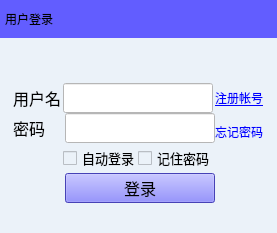
<?xml version="1.0" encoding="UTF-8"?>
<ui version="4.0">
 <class>LoginDialog</class>
 <widget class="QWidget" name="LoginDialog">
  <property name="geometry">
   <rect>
    <x>0</x>
    <y>0</y>
    <width>300</width>
    <height>250</height>
   </rect>
  </property>
  <property name="sizePolicy">
   <sizepolicy hsizetype="Fixed" vsizetype="Fixed">
    <horstretch>0</horstretch>
    <verstretch>0</verstretch>
   </sizepolicy>
  </property>
  <property name="minimumSize">
   <size>
    <width>300</width>
    <height>250</height>
   </size>
  </property>
  <property name="maximumSize">
   <size>
    <width>300</width>
    <height>258</height>
   </size>
  </property>
  <property name="mouseTracking">
   <bool>true</bool>
  </property>
  <property name="windowTitle">
   <string>Form</string>
  </property>
  <property name="styleSheet">
   <string notr="true">background-color: rgb(235, 242, 249);</string>
  </property>
  <layout class="QGridLayout" name="gridLayout">
   <property name="sizeConstraint">
    <enum>QLayout::SetFixedSize</enum>
   </property>
   <property name="leftMargin">
    <number>0</number>
   </property>
   <property name="topMargin">
    <number>0</number>
   </property>
   <property name="rightMargin">
    <number>0</number>
   </property>
   <property name="bottomMargin">
    <number>0</number>
   </property>
   <property name="spacing">
    <number>0</number>
   </property>
   <item row="2" column="0">
    <spacer name="horizontalSpacer_2">
     <property name="orientation">
      <enum>Qt::Horizontal</enum>
     </property>
     <property name="sizeType">
      <enum>QSizePolicy::Fixed</enum>
     </property>
     <property name="sizeHint" stdset="0">
      <size>
       <width>13</width>
       <height>20</height>
      </size>
     </property>
    </spacer>
   </item>
   <item row="3" column="2">
    <spacer name="horizontalSpacer_3">
     <property name="orientation">
      <enum>Qt::Horizontal</enum>
     </property>
     <property name="sizeType">
      <enum>QSizePolicy::Fixed</enum>
     </property>
     <property name="sizeHint" stdset="0">
      <size>
       <width>53</width>
       <height>20</height>
      </size>
     </property>
    </spacer>
   </item>
   <item row="2" column="1" rowspan="2">
    <layout class="QVBoxLayout" name="verticalLayout">
     <item>
      <layout class="QHBoxLayout" name="horizontalLayout_5">
       <item>
        <widget class="QLabel" name="label_2">
         <property name="minimumSize">
          <size>
           <width>50</width>
           <height>30</height>
          </size>
         </property>
         <property name="maximumSize">
          <size>
           <width>50</width>
           <height>30</height>
          </size>
         </property>
         <property name="font">
          <font>
           <family>华文行楷</family>
           <pointsize>12</pointsize>
          </font>
         </property>
         <property name="mouseTracking">
          <bool>true</bool>
         </property>
         <property name="text">
          <string>用户名</string>
         </property>
         <property name="buddy">
          <cstring>username</cstring>
         </property>
        </widget>
       </item>
       <item>
        <widget class="QLineEdit" name="username">
         <property name="enabled">
          <bool>true</bool>
         </property>
         <property name="minimumSize">
          <size>
           <width>150</width>
           <height>30</height>
          </size>
         </property>
         <property name="maximumSize">
          <size>
           <width>150</width>
           <height>30</height>
          </size>
         </property>
         <property name="font">
          <font>
           <family>Romantic</family>
           <pointsize>12</pointsize>
           <weight>75</weight>
           <bold>true</bold>
          </font>
         </property>
         <property name="focusPolicy">
          <enum>Qt::StrongFocus</enum>
         </property>
         <property name="styleSheet">
          <string notr="true">background-color: rgb(255, 255, 255);</string>
         </property>
        </widget>
       </item>
      </layout>
     </item>
     <item>
      <layout class="QHBoxLayout" name="horizontalLayout_6">
       <property name="spacing">
        <number>0</number>
       </property>
       <item>
        <widget class="QLabel" name="label_3">
         <property name="minimumSize">
          <size>
           <width>50</width>
           <height>30</height>
          </size>
         </property>
         <property name="font">
          <font>
           <family>华文行楷</family>
           <pointsize>12</pointsize>
          </font>
         </property>
         <property name="mouseTracking">
          <bool>true</bool>
         </property>
         <property name="text">
          <string>密码</string>
         </property>
         <property name="buddy">
          <cstring>password</cstring>
         </property>
        </widget>
       </item>
       <item>
        <widget class="QLineEdit" name="password">
         <property name="minimumSize">
          <size>
           <width>150</width>
           <height>30</height>
          </size>
         </property>
         <property name="maximumSize">
          <size>
           <width>150</width>
           <height>30</height>
          </size>
         </property>
         <property name="styleSheet">
          <string notr="true">background-color: rgb(255, 255, 255);</string>
         </property>
         <property name="inputMethodHints">
          <set>Qt::ImhHiddenText|Qt::ImhNoAutoUppercase|Qt::ImhNoPredictiveText|Qt::ImhSensitiveData</set>
         </property>
         <property name="inputMask">
          <string/>
         </property>
         <property name="echoMode">
          <enum>QLineEdit::Password</enum>
         </property>
        </widget>
       </item>
      </layout>
     </item>
     <item>
      <layout class="QHBoxLayout" name="horizontalLayout_7">
       <property name="spacing">
        <number>0</number>
       </property>
       <item>
        <spacer name="horizontalSpacer_4">
         <property name="orientation">
          <enum>Qt::Horizontal</enum>
         </property>
         <property name="sizeHint" stdset="0">
          <size>
           <width>50</width>
           <height>30</height>
          </size>
         </property>
        </spacer>
       </item>
       <item>
        <layout class="QHBoxLayout" name="horizontalLayout_4">
         <property name="spacing">
          <number>0</number>
         </property>
         <item>
          <widget class="QCheckBox" name="autologin">
           <property name="minimumSize">
            <size>
             <width>75</width>
             <height>30</height>
            </size>
           </property>
           <property name="maximumSize">
            <size>
             <width>75</width>
             <height>30</height>
            </size>
           </property>
           <property name="font">
            <font>
             <family>华文行楷</family>
             <pointsize>10</pointsize>
            </font>
           </property>
           <property name="text">
            <string>自动登录</string>
           </property>
          </widget>
         </item>
         <item>
          <widget class="QCheckBox" name="rempsw">
           <property name="minimumSize">
            <size>
             <width>75</width>
             <height>30</height>
            </size>
           </property>
           <property name="font">
            <font>
             <family>华文行楷</family>
             <pointsize>10</pointsize>
            </font>
           </property>
           <property name="text">
            <string>记住密码</string>
           </property>
          </widget>
         </item>
        </layout>
       </item>
      </layout>
     </item>
     <item>
      <layout class="QHBoxLayout" name="horizontalLayout_8">
       <property name="spacing">
        <number>0</number>
       </property>
       <item>
        <spacer name="horizontalSpacer_5">
         <property name="orientation">
          <enum>Qt::Horizontal</enum>
         </property>
         <property name="sizeHint" stdset="0">
          <size>
           <width>50</width>
           <height>20</height>
          </size>
         </property>
        </spacer>
       </item>
       <item>
        <widget class="QPushButton" name="loginBtn">
         <property name="enabled">
          <bool>true</bool>
         </property>
         <property name="sizePolicy">
          <sizepolicy hsizetype="Fixed" vsizetype="Fixed">
           <horstretch>0</horstretch>
           <verstretch>0</verstretch>
          </sizepolicy>
         </property>
         <property name="minimumSize">
          <size>
           <width>150</width>
           <height>30</height>
          </size>
         </property>
         <property name="maximumSize">
          <size>
           <width>150</width>
           <height>30</height>
          </size>
         </property>
         <property name="font">
          <font>
           <family>华文行楷</family>
           <pointsize>12</pointsize>
          </font>
         </property>
         <property name="mouseTracking">
          <bool>true</bool>
         </property>
         <property name="styleSheet">
          <string notr="true">QPushButton{
	
	background-color: rgb(98, 93, 255);
}

QPushButton:hover{
	
	background-color: rgb(50, 23, 255,100);
}</string>
         </property>
         <property name="text">
          <string>登录</string>
         </property>
        </widget>
       </item>
      </layout>
     </item>
    </layout>
   </item>
   <item row="1" column="1">
    <spacer name="verticalSpacer_2">
     <property name="orientation">
      <enum>Qt::Vertical</enum>
     </property>
     <property name="sizeType">
      <enum>QSizePolicy::Fixed</enum>
     </property>
     <property name="sizeHint" stdset="0">
      <size>
       <width>13</width>
       <height>45</height>
      </size>
     </property>
    </spacer>
   </item>
   <item row="4" column="1">
    <spacer name="verticalSpacer">
     <property name="orientation">
      <enum>Qt::Vertical</enum>
     </property>
     <property name="sizeType">
      <enum>QSizePolicy::Fixed</enum>
     </property>
     <property name="sizeHint" stdset="0">
      <size>
       <width>20</width>
       <height>30</height>
      </size>
     </property>
    </spacer>
   </item>
   <item row="0" column="0" colspan="4">
    <widget class="QWidget" name="widget" native="true">
     <property name="sizePolicy">
      <sizepolicy hsizetype="Preferred" vsizetype="Fixed">
       <horstretch>0</horstretch>
       <verstretch>0</verstretch>
      </sizepolicy>
     </property>
     <property name="mouseTracking">
      <bool>true</bool>
     </property>
     <property name="styleSheet">
      <string notr="true">background-color: rgb(98, 93, 255);</string>
     </property>
     <layout class="QHBoxLayout" name="horizontalLayout_3">
      <property name="spacing">
       <number>0</number>
      </property>
      <property name="leftMargin">
       <number>5</number>
      </property>
      <property name="topMargin">
       <number>0</number>
      </property>
      <property name="rightMargin">
       <number>0</number>
      </property>
      <property name="bottomMargin">
       <number>0</number>
      </property>
      <item>
       <layout class="QHBoxLayout" name="horizontalLayout_2">
        <property name="spacing">
         <number>0</number>
        </property>
        <item>
         <widget class="QLabel" name="logintitle">
          <property name="mouseTracking">
           <bool>true</bool>
          </property>
          <property name="styleSheet">
           <string notr="true">font: 12pt &quot;华文行楷&quot;;</string>
          </property>
          <property name="text">
           <string>用户登录</string>
          </property>
         </widget>
        </item>
        <item>
         <layout class="QHBoxLayout" name="horizontalLayout">
          <property name="spacing">
           <number>0</number>
          </property>
          <item>
           <spacer name="horizontalSpacer">
            <property name="orientation">
             <enum>Qt::Horizontal</enum>
            </property>
            <property name="sizeHint" stdset="0">
             <size>
              <width>40</width>
              <height>38</height>
             </size>
            </property>
           </spacer>
          </item>
          <item>
           <widget class="QToolButton" name="toolButton">
            <property name="minimumSize">
             <size>
              <width>38</width>
              <height>38</height>
             </size>
            </property>
            <property name="maximumSize">
             <size>
              <width>38</width>
              <height>38</height>
             </size>
            </property>
            <property name="mouseTracking">
             <bool>true</bool>
            </property>
            <property name="toolTip">
             <string>&lt;html&gt;&lt;head/&gt;&lt;body&gt;&lt;p&gt;关闭&lt;/p&gt;&lt;/body&gt;&lt;/html&gt;</string>
            </property>
            <property name="styleSheet">
             <string notr="true">QToolButton{
	
	border-image: url(:/searchwindow/searchwindow/close_normal.png);
}

QToolButton:hover{
	
	border-image: url(:/searchwindow/searchwindow/close_hover.png);
}</string>
            </property>
            <property name="text">
             <string/>
            </property>
            <property name="autoRaise">
             <bool>true</bool>
            </property>
           </widget>
          </item>
         </layout>
        </item>
       </layout>
      </item>
     </layout>
    </widget>
   </item>
   <item row="2" column="3">
    <spacer name="horizontalSpacer_6">
     <property name="orientation">
      <enum>Qt::Horizontal</enum>
     </property>
     <property name="sizeHint" stdset="0">
      <size>
       <width>9</width>
       <height>20</height>
      </size>
     </property>
    </spacer>
   </item>
   <item row="2" column="2">
    <layout class="QVBoxLayout" name="verticalLayout_2">
     <property name="spacing">
      <number>15</number>
     </property>
     <property name="topMargin">
      <number>5</number>
     </property>
     <item>
      <widget class="QLabel" name="registerBtn">
       <property name="minimumSize">
        <size>
         <width>51</width>
         <height>20</height>
        </size>
       </property>
       <property name="maximumSize">
        <size>
         <width>51</width>
         <height>20</height>
        </size>
       </property>
       <property name="mouseTracking">
        <bool>true</bool>
       </property>
       <property name="styleSheet">
        <string notr="true"/>
       </property>
       <property name="text">
        <string>&lt;a href = http://www.shanbay.com/accounts/register&gt;注册帐号&lt;/a&gt;</string>
       </property>
       <property name="openExternalLinks">
        <bool>true</bool>
       </property>
       <property name="textInteractionFlags">
        <set>Qt::LinksAccessibleByMouse|Qt::TextSelectableByMouse</set>
       </property>
      </widget>
     </item>
     <item>
      <widget class="QLabel" name="findSecretBtn">
       <property name="minimumSize">
        <size>
         <width>51</width>
         <height>16</height>
        </size>
       </property>
       <property name="maximumSize">
        <size>
         <width>51</width>
         <height>16</height>
        </size>
       </property>
       <property name="mouseTracking">
        <bool>true</bool>
       </property>
       <property name="focusPolicy">
        <enum>Qt::NoFocus</enum>
       </property>
       <property name="acceptDrops">
        <bool>false</bool>
       </property>
       <property name="styleSheet">
        <string notr="true"/>
       </property>
       <property name="text">
        <string>&lt;a href = http://www.shanbay.com/accounts/password/reset&gt;忘记密码&lt;/a&gt;</string>
       </property>
       <property name="openExternalLinks">
        <bool>true</bool>
       </property>
       <property name="textInteractionFlags">
        <set>Qt::LinksAccessibleByMouse|Qt::TextSelectableByMouse</set>
       </property>
      </widget>
     </item>
    </layout>
   </item>
  </layout>
 </widget>
 <resources/>
 <connections/>
</ui>
